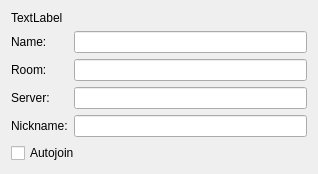
<?xml version="1.0" encoding="UTF-8"?>
<ui version="4.0">
 <class>BookmarkEditWidget</class>
 <widget class="QWidget" name="BookmarkEditWidget">
  <property name="geometry">
   <rect>
    <x>0</x>
    <y>0</y>
    <width>318</width>
    <height>162</height>
   </rect>
  </property>
  <property name="minimumSize">
   <size>
    <width>300</width>
    <height>0</height>
   </size>
  </property>
  <property name="windowTitle">
   <string/>
  </property>
  <layout class="QVBoxLayout" name="verticalLayout">
   <item>
    <widget class="QLabel" name="HumanReadable_">
     <property name="text">
      <string>TextLabel</string>
     </property>
    </widget>
   </item>
   <item>
    <layout class="QFormLayout" name="formLayout">
     <property name="fieldGrowthPolicy">
      <enum>QFormLayout::ExpandingFieldsGrow</enum>
     </property>
     <item row="0" column="0">
      <widget class="QLabel" name="label">
       <property name="text">
        <string>Name:</string>
       </property>
      </widget>
     </item>
     <item row="0" column="1">
      <widget class="QLineEdit" name="Name_"/>
     </item>
     <item row="1" column="0">
      <widget class="QLabel" name="label_2">
       <property name="text">
        <string>Room:</string>
       </property>
      </widget>
     </item>
     <item row="1" column="1">
      <widget class="QLineEdit" name="Room_"/>
     </item>
     <item row="2" column="0">
      <widget class="QLabel" name="label_4">
       <property name="text">
        <string>Server:</string>
       </property>
      </widget>
     </item>
     <item row="2" column="1">
      <widget class="QLineEdit" name="Server_"/>
     </item>
     <item row="3" column="0">
      <widget class="QLabel" name="label_3">
       <property name="text">
        <string>Nickname:</string>
       </property>
      </widget>
     </item>
     <item row="3" column="1">
      <widget class="QLineEdit" name="Nickname_"/>
     </item>
    </layout>
   </item>
   <item>
    <widget class="QCheckBox" name="Autojoin_">
     <property name="text">
      <string>Autojoin</string>
     </property>
    </widget>
   </item>
  </layout>
 </widget>
 <resources/>
 <connections/>
</ui>
